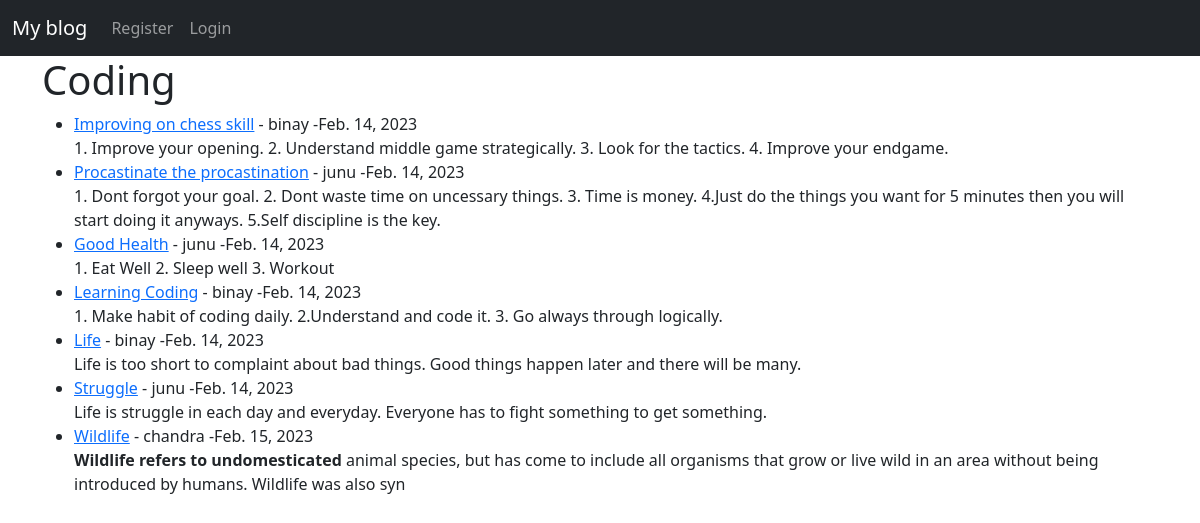
/category/coding/, run on the app's committed database.
### blog/models.py (models this page shows, shortened)
class Post(models.Model):
    title=models.CharField(max_length=250)
    header_image= models.ImageField(null=True,blank=True,upload_to="images/")
    title_tag=models.CharField(max_length=255)
    author=models.ForeignKey(User,on_delete =models.CASCADE)
    body=RichTextField(blank=True,null=True)
    post_date= models.DateField(auto_now_add=True)
    category = models.CharField(max_length=250,default='coding')
    snippet = models.CharField(max_length=250)
    likes=models.ManyToManyField(User,related_name='blog_posts')

### blog/views.py (the view)
# urls.py: path('category/<str:cats>/', CategoryView, name='category'),
def CategoryView(request,cats):
    category_posts =Post.objects.filter(category=cats.replace('-',' '))
    return render(request,'categories.html',{ 'cats': cats.title().replace('-',' '),'category_posts' : category_posts})

### blog/templates/categories.html (shortened to what this page needs)
{% extends 'base.html' %}
{% block content %}
{% if category_posts %}
    <h1> {{cats}}</h1>
    <ul>
    {% for post in category_posts %}
        <li><a href="{% url 'article-detail' post.pk %}">{{ post.title }}</a>
             - {{ post.author }} -{{post.post_date}}
            <br/>
            {{ post.body | slice:":200"| safe}}
        </li>
    {% endfor %}
    </ul>
{% else %}
<h2> Sorry. This page doesn't exist..... </h2>
{% endif %}
{% endblock %}

### data on the page
Post: title "Improving on chess skill", author "binay", post_date "Feb. 14, 2023", body "1. Improve your opening. 2. Understand middle game strategically. 3. Look for the tactics. 4. Improve your endgame."
Post: title "Procastinate the procastination", author "junu", post_date "Feb. 14, 2023", body "1. Dont forgot your goal. 2. Dont waste time on uncessary things. 3. Time is money. 4.Just do the things you want for 5 minutes then you will start doing it anyways. 5.Self discipline is the key."
Post: title "Good Health", author "junu", post_date "Feb. 14, 2023", body "1. Eat Well 2. Sleep well 3. Workout"
Post: title "Learning Coding", author "binay", post_date "Feb. 14, 2023", body "1. Make habit of coding daily. 2.Understand and code it. 3. Go always through logically."
Post: title "Life", author "binay", post_date "Feb. 14, 2023", body "Life is too short to complaint about bad things. Good things happen later and there will be many."
Post: title "Struggle", author "junu", post_date "Feb. 14, 2023", body "Life is struggle in each day and everyday. Everyone has to fight something to get something."
Post: title "Wildlife", author "chandra", post_date "Feb. 15, 2023", body "Wildlife refers to undomesticated animal species, but has come to include all organisms that grow or live wild in an area without being introduced by humans. Wildlife was also syn"

### other printed values
{{ cats }} "Coding"
